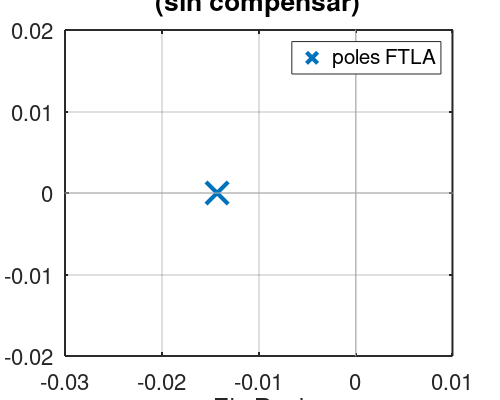

The MATLAB script that drew this image:
% Diagrama de polos y ceros a lazo abierto (FTLA)

close all; clear; clc;
pkg load control;

s = tf('s');
Rth = 6.375;
Cth = 10.9716;
tau = Rth * Cth;
FTLA = 40 * (Rth / (tau * s + 1));

fig = figure(1);
set(fig, 'Color', [1 1 1], 'Position', [100 100 540 430]);
pzmap(FTLA);
grid on;
xlim([-0.03, 0.01]);
ylim([-0.02, 0.02]);

set(gca, 'Position', [0.21 0.18 0.73 0.64]);
set(gca, 'FontSize', 16, 'LineWidth', 1.4);
set(gca, 'XTick', -0.03:0.01:0.01, 'YTick', -0.02:0.01:0.02);

h_polos = findobj(gca, 'Type', 'line', 'Marker', 'x');
set(h_polos, 'MarkerSize', 16, 'LineWidth', 3.0);
h_leg = findobj(fig, 'Type', 'axes', 'Tag', 'legend');
if ~isempty(h_leg)
    set(h_leg, 'FontSize', 15);
end

title({'Diagrama de polos y ceros de FTLA'; '(sin compensar)'}, 'FontSize', 19, 'FontWeight', 'bold');
xlabel('Eje Real', 'FontSize', 18);
ylabel('Eje Imaginario', 'FontSize', 18);

set(fig, 'PaperUnits', 'inches', 'PaperSize', [5.0 4.0], 'PaperPosition', [0 0 5.0 4.0]);
print -dpng -r300 03_pzmap_lazo_abierto.png
